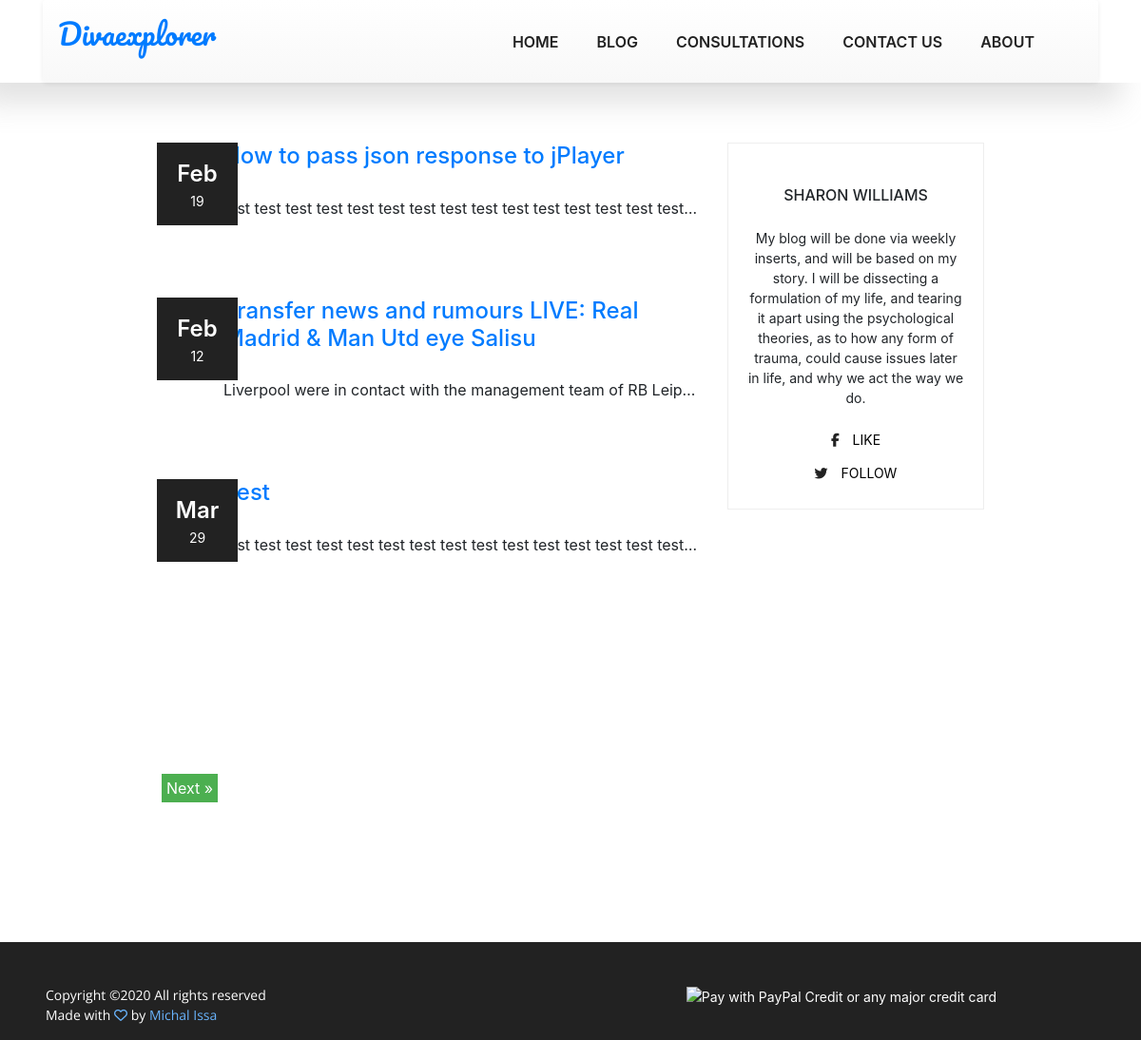
/blog, run on an earlier commit of the app's database.
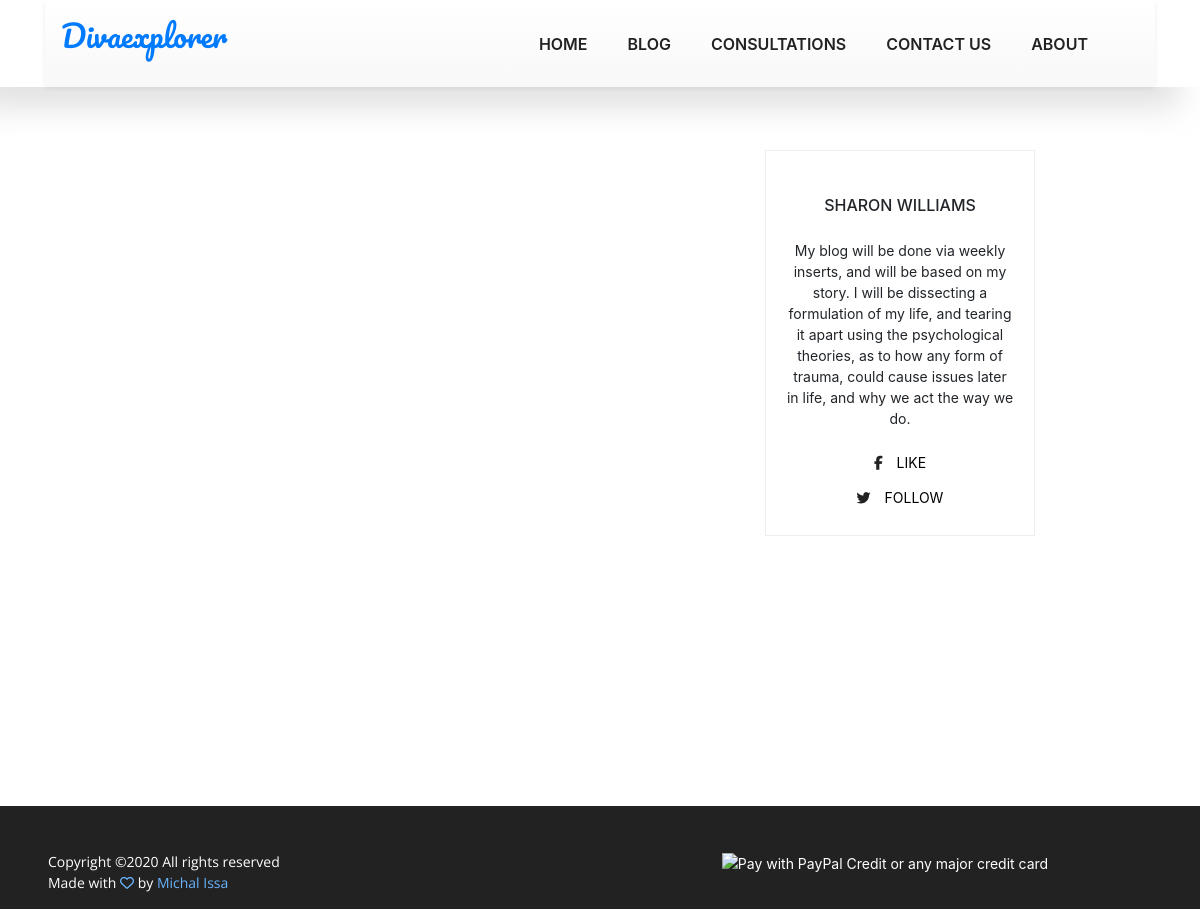
And on a later commit of the database.
### app/models.py (models this page shows, shortened)
class Posts(db.Model):
    __searchable__  = ['title', 'content']
    id = db.Column(db.Integer, primary_key=True)
    title = db.Column(db.String(100))
    content = db.Column(db.String(8000))
    youtube_link = db.Column(db.String(30))
    image_path = db.Column(db.String(100))
    posted_time = db.Column(db.DateTime, default=datetime.utcnow, index=True)
    comments = db.relationship('Comment', backref='posts', cascade="all, delete-orphan", lazy='dynamic', primaryjoin="Posts.id == Comment.parent_id")

### app/routes/blog.py (the view)
@blog.route("/blog")
def blogs():
    page = request.args.get('page', 1, type=int)
    posts = Posts.query.paginate(
        page, POSTS_PER_PAGE, False)
    next_url = url_for('blog.blogs', page=posts.next_num) \
        if posts.has_next else None
    prev_url = url_for('blog.blogs', page=posts.prev_num) \
        if posts.has_prev else None
    return render_template("blog.html", posts=posts.items, prev_url=prev_url, next_url=next_url)

### app/templates/blog.html (shortened to what this page needs)
{% extends "layout.html" %}
{% block main %}
    <div style="width: 100%;
    min-height: 100vh;
    justify-content:left;
    padding: 150px;
    background: transparent;
    position: relative;
    z-index: 1;">
        <section class="post-area">
            <div class="container">
                <div class="row justify-content-center d-flex">
                    <div class="col-lg-8">
                        <div style="padding-bottom: 150px; padding-top: 150px;" class="post-lists search-list">
                      {% for post in posts %}
                            <div class="single-list flex-row d-flex">
                                <div class="thumb">
                                    <div class="date">
                                        <span>{{post.posted_time.strftime('%B')[:3]}}</span><br>{{post.posted_time.strftime('%d')}}
                                    </div>
                                </div>
                                <div class="detail">
                                    <a href="{{url_for('blog.post', post_id=post.id)}}"><h4 class="pb-20">{{ post.title }}<br></h4>
                                     </a>
                                    <p style="width: 500px; white-space:nowrap; overflow:hidden;text-overflow: ellipsis;">
                                        {{ post.content }}
                                    </p>
                                    <p class="footer pt-20">
                                    </p>
                                </div>
                            </div>
                            {% endfor %}
                        </div>
                        {% if next_url %}
                         <a href="{{ next_url }}" style="background-color: #4CAF50;
                         color: white; margin: 5px; padding: 5px;">Next &raquo;</a>
                        {% endif %}
                    </div>
                    <div class="col-lg-4 sidebar-area">
                        <div class="single_widget about_widget">
                            <h2 class="text-uppercase">Sharon Williams</h2>
                            <p>
                                My blog will be done via weekly inserts, and will be based on my story.
                              I will be dissecting a formulation of my life, and tearing it apart using
                                 the psychological theories, as to how any form of trauma, could cause issues
                               later in life, and why we act the way we do.
                            </p>
                            <div class="social-link">
                                <a href="https://www.facebook.com/pg/Divaexplorer.TVJ"><button class="btn"><i class="fab fa-facebook-f" aria-hidden="true"></i> Like</button></a>
                                <a href="https://twitter.com/divaexplorer1"><button class="btn"><i class="fab fa-twitter" aria-hidden="true"></i> follow</button></a>
                            </div>
                        </div>
                    </div>
                </div>
            </div>
        </section>
    </div>
{% endblock %}

### app/templates/layout.html (shortened to what this page needs)
	<!DOCTYPE html>
	<html lang="zxx" class="no-js">
	<head>
		<link href="{{url_for('static', filename='contact_us.css')}}" rel="stylesheet">
		<link rel="stylesheet" href="https://maxcdn.bootstrapcdn.com/bootstrap/3.3.7/css/bootstrap-theme.min.css">
			<link rel="stylesheet" href="{{url_for('static', filename='linearicons.css')}}">
			<link rel="stylesheet" href="https://cdnjs.cloudflare.com/ajax/libs/font-awesome/4.7.0/css/font-awesome.min.css">
			<link href="https//netdna.bootstrapcdn.com/font-awesome/3.2.1/css/font-awesome.css" rel="stylesheet">
			<link rel="stylesheet" href="https://cdnjs.cloudflare.com/ajax/libs/OwlCarousel2/2.3.4/assets/owl.carousel.css">
			<link rel="stylesheet" href="{{url_for('static', filename='main.css')}}">
			<link href="{{url_for('static', filename='style.css')}}" rel="stylesheet">
			<link href="{{url_for('static', filename='style.pricing.table.css')}}" rel="stylesheet">
			<link href="{{url_for('static', filename='checkout.css')}}" rel="stylesheet">
			<link   rel="stylesheet"
        href="https://maxcdn.bootstrapcdn.com/bootstrap/4.0.0/css/bootstrap.min.css"
>
		</head>
		<body>
			<header class="default-header">
					<div class="header_menu text-center" data-spy="affix" data-offset-top="50" id="nav">
						<div class="container">
							<nav class="navbar navbar-default zero_mp ">
								<div class="navbar-header">
									<p><a style="font-family: 'Pacifico', cursive; font-size:30px;" class="navbar-brand custom_navbar-brand" href="/">Divaexplorer</a></p>
								</div>
				<nav class="navbar navbar-expand-lg navbar-light">
					<div class="container">
						  <div class="collapse navbar-collapse justify-content-end align-items-center" id="navbarSupportedContent">
						    <ul class="navbar-nav">
								<li><a href="/">Home</a></li>
								<li><a href="/blog">Blog</a></li>
								<li><a href="/consultation_room">Consultations</a></li>
								<li><a href="/contact_us">Contact Us</a></li>
								<li><a href="/about">About</a></li>
						    </ul>
						  </div>
					</div>
				</nav>
			</header>
			{% block main %}{% endblock %}
		 <section id="footer">
            <div class="container">
                <div class="row text-center">
                    <div class="col-md-6">
                        <div class="copyright">
                            <p class="col-lg-8 col-sm-12 footer-text">Copyright &copy;<script>document.write(new Date().getFullYear());</script>
                                All rights reserved <br> Made with <i class="fa fa-heart-o" aria-hidden="true"></i> by<a href="https://www.linkedin.com/in/michal-issa-aa687116b/" target="_blank"> Michal Issa</a></p>
						</div>
					</div>
					<div class="col-md-6">
						<div class="designer">
							<img src="https://www.paypalobjects.com/webstatic/en_US/i/buttons/cc-badges-ppcmcvdam.png" alt="Pay with PayPal Credit or any major credit card" />
						</div>
					</div>
                    </div>
                </div>
        </section>
		</body>
	</html>

### app/static/contact_us.css (style rules this page uses)
* { margin: 0px; padding: 0px; box-sizing: border-box; }
body, html { height: 100%; font-family: JosefinSans-Bold, sans-serif; }
h1,h2,h3,h4,h5,h6 { margin: 0px; }
ul, li { margin: 0px; list-style-type: none; }
button { outline: none !important; border: none; background: transparent; }

### app/static/main.css (style rules this page uses)
body { color:#777;font-family:"Poppins",sans-serif;font-size:14px;font-weight:300;line-height:1.625em;position:relative }
ol,ul { margin:0;padding:0;list-style:none }
a { -webkit-transition:all 0.3s ease 0s;-moz-transition:all 0.3s ease 0s;-o-transition:all 0.3s ease 0s;transition:all 0.3s ease 0s }
a,a:focus,a:hover { text-decoration:none;outline:0 }
.btn i,.btn-large i,.btn-floating i,.btn-large i,.btn-flat i { font-size:1em;line-height:inherit }
h1,h2,h3,h4,h5,h6 { font-family:"Poppins",sans-serif;color:#222;line-height:1.2em !important;margin-bottom:0;margin-top:0;font-weight:600 }
h2,.h2 { font-size:30px }
.text-center { text-align:center }
h2 { font-size:30px }
h1,h2,h3,h4,h5,h6 { line-height:1.5em }
body { position:relative }
.default-header { position:absolute;top:0;left:0;width:100%;z-index:9 }
.navbar-nav a { text-transform:uppercase;font-weight:600;color:#222;padding:20px }
i { color:#222 }
.default-header { background-color:#fff;width:100% !important;box-shadow:-21.213px 21.213px 30px 0px rgba(158,158,158,0.3) }
.footer-text a,.footer-text i { color:#69B4FD }
.single_widget { border:1px solid #eee;padding:20px;margin-bottom:40px }
.about_widget { text-align:center }
.about_widget h2 { font-size:16px;margin:25px 25px }
.about_widget p { font-size:14px }
.about_widget i { margin-right:10px }
.about_widget button { text-transform:uppercase;border-radius:22px;width:140px;font-size:14px;-webkit-transition:all 0.3s ease 0s;-moz-transition:all 0.3s ease 0s;-o-transition:all 0.3s ease 0s;transition:all 0.3s ease 0s }
.sidebar-area { padding-bottom:80px }
.search-list { border-top:none !important;border-bottom:none !important;padding-top:0 !important;margin-top:0 !important }
.post-lists { margin-top:40px;border-top:1px solid #eee;border-bottom:1px solid #eee;padding-top:40px }

### app/static/style.css (style rules this page uses)
* { margin: 0; padding: 0; }
.container { transition: all 0.9s ease 0s; -webkit-transition: all 0.9s ease 0s; -moz-transition: all 0.9s ease 0s; -o-transition: all 0.9s ease 0s; -ms-transition: all 0.9s ease 0s; }
ul { margin: 0; padding: 0; list-style-type: none; }
a, a:hover, a:focus, a:visited, a:hover { text-decoration: none !important; }
h1, h2, h3, h4, h5, h6 { margin: 0; padding: 0; font-weight: normal; }
p { padding: 0; margin: 0; }
img { max-width: 100%; height: auto; }
html { height: 100% }
.zero_mp { padding: 0; margin: 0; }
#footer { min-height: 100px; background: #222222; color: #fff; }
#footer .copyright, #footer .designer { padding-top: 45px; font-size: 14px; }
#footer .copyright p { text-align: left; }
#footer .copyright p, #footer .copyright p span a, #footer .designer p, #footer .designer a { font-size: 14px; color: #ffffff; font-family: 'Open Sans', sans-serif; padding-left: 3px; }

What changed in the data, as far as the page shows it:
removed Posts: posted_time "Feb", posted_time "19", title "How to pass json response to jPlayer", content "test test test test test test test test test test test test test test test…"
removed Posts: posted_time "Feb", posted_time "12", title "Transfer news and rumours LIVE: Real Madrid & Man Utd eye Salisu", content "Liverpool were in contact with the management team of RB Leip…"
removed Posts: posted_time "Mar", posted_time "29", title "Test", content "test test test test test test test test test test test test test test test…"
Also different on the page:
text no longer shown: "Next »"
